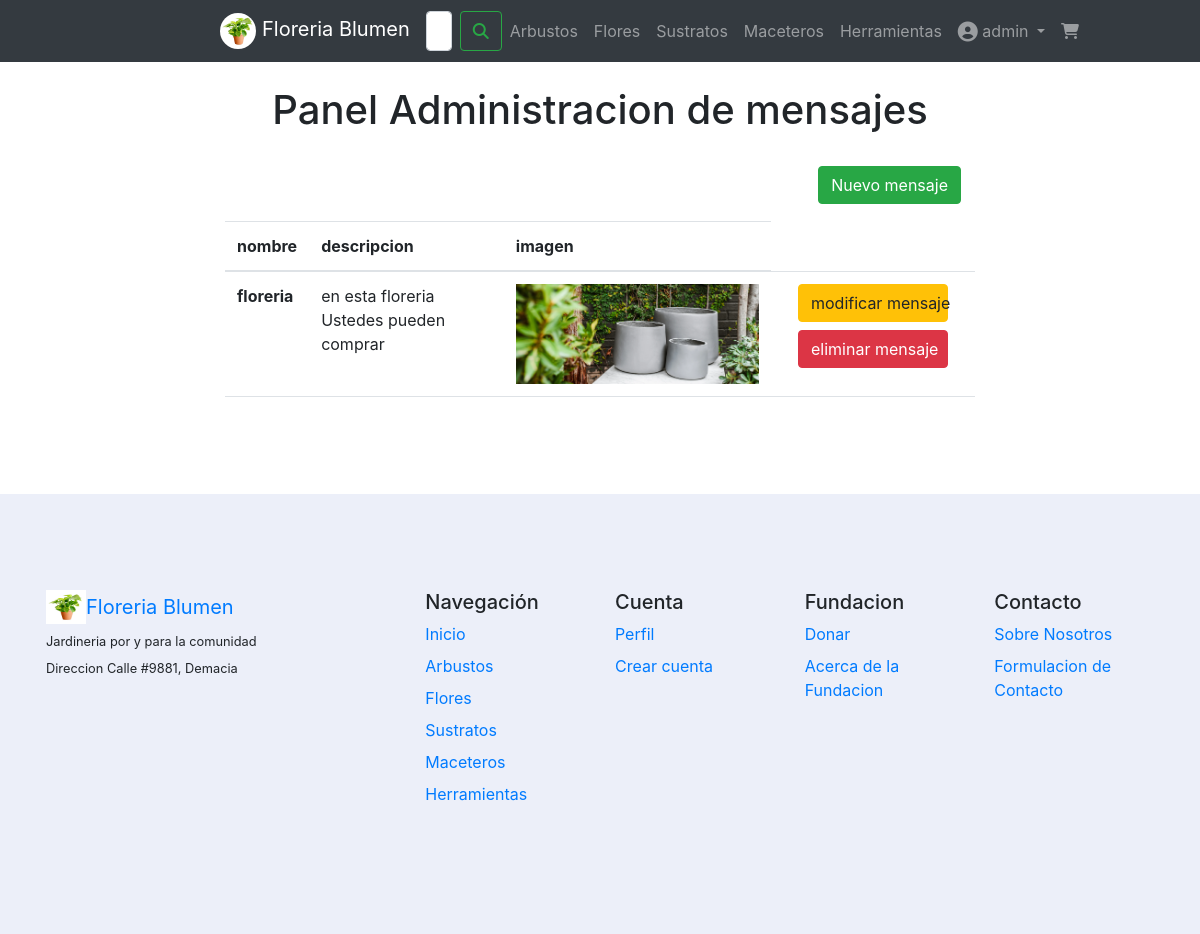
/menumensajes/ (signed in), run on the app's committed database.
### core/models.py (models this page shows, shortened)
class Mensaje(models.Model):
    imagen = models.ImageField(upload_to="mensajes", blank=True, null=True)
    nombre = models.CharField(max_length = 50)
    descripcion = models.CharField(max_length = 150)
    creado_en = models.DateField()
    modificado_en = models.DateField(blank=True, null=True)

### core/views.py (the view)
# urls.py: path('menumensajes/', menumensajes, name="menumensajes"),
@login_required
def menumensajes(request):
    if request.user.username != 'admin':
        return redirect('index')
    productos = Mensaje.objects.all()
    page = request.GET.get('page', 1) # OBTENEMOS LA VARIABLE DE LA URL, SI NO EXISTE NADA DEVUELVE 1
    try:
        paginator = Paginator(productos, 7)
        productos = paginator.page(page)
    except:
        raise Http404
    data = {
        'listaProductos': productos,
        'paginator': paginator
    }
    return render(request, 'core/crudmensajes/menumensajes.html', data)

### core/templates/core/crudmensajes/menumensajes.html (shortened to what this page needs)
{% extends 'core/base.html' %}
{% load static %}
{% load humanize %}
{% block contenido %}
<div class="container-fluid">
    <div class="row">
        <div class="col-2"></div>
    <div class="col-8" style="text-align: center;">
        <br>
        <h1>Panel Administracion de mensajes</h1>
        <br>
        <a href="{% url 'agregarm' %}" class="btn btn-success mb-3 me-4" style="float: right;">Nuevo mensaje</a>
    </div>
    <div class="col-2"></div>
    </div>
</div>
<div class="container-fluid">
    <div class="row-cols-auto ">
        <div class="col-2 "></div>
            <div class="col-8 container">
                    <table class="table table-responsive-sm">
                        <thead>
                          <tr>
                            <th scope="col">nombre</th>
                            <th scope="col">descripcion</th>
                            <th scope="col">imagen</th>
                          </tr>
                        </thead>
                        <tbody>
                            {% for aux in listaProductos %}
                            <tr>
                                    <th scope="row">{{ aux.nombre }}</th>
                                    <td>{{ aux.descripcion }}</td>
                                    <td style="text-align: center;">{% if aux.imagen %}
                                            <img src="{{ aux.imagen.url }}" alt="Card image" style="height: 100px; text-align: center;"></td>
                                        {% else %}
                                            <img src="{% static 'core/img/logo.jpg' %}" alt="Sin imagen" style="height: 100px;">
                                            <h6 style="">No imagen</h6>
                                        {% endif %}
                                    <td>
                                        <div class="container">
                                            <a href="{% url 'modificarm' aux.id %}" class="btn btn-warning mb-2 " style="width: 150px;">modificar mensaje</a>
                                            <br>
                                            <a href="#" onclick="eliminarMensaje({{ aux.id }})" class="btn btn-danger " style="width: 150px;">eliminar mensaje</a>
                                        </div>
                                    </td>
                            </tr>
                                {% endfor %}
                        </tbody>
                      </table>
        </div>
    </div>
</div>
<div class="container-fluid p-3">
    <div class="row">
        <div class="col-2 d-none d-lg-block"></div>
        <div class="col-8" style="align-content: center;">
        </div>
        <div class="col-2 d-none d-lg-block "></div>
    </div>
</div>
{% endblock contenido %}

### core/templates/core/base.html (shortened to what this page needs)
{% load static %}
<!DOCTYPE html>
<html lang="en">
<head>
    <link href="https://cdn.jsdelivr.net/npm/bootstrap@5.2.3/dist/css/bootstrap.min.css" rel="stylesheet">
    <link rel="stylesheet" href="{% static 'core/css/styles.css' %}">
    <link rel="stylesheet" href="https://maxcdn.bootstrapcdn.com/bootstrap/4.0.0/css/bootstrap.min.css">
    <link rel="stylesheet" href="https://stackpath.bootstrapcdn.com/bootstrap/4.0.0/js/bootstrap.bundle.min.js">
    <link rel="stylesheet" href="https://cdnjs.cloudflare.com/ajax/libs/jquery/3.2.1/jquery.min.js">
    <link rel="stylesheet" href="https://cdnjs.cloudflare.com/ajax/libs/font-awesome/6.4.0/css/all.min.css"
 />
</head>
<body>
    <nav class="navbar navbar-expand-md bg-body-tertiary navbar-dark bg-dark sticky-top">
        <div class="container-fluid" style="padding-left: 17.5%; padding-right: 17.5%;">
            <a class="navbar-brand" href="{% url 'index' %}">
                <img src="{% static 'core/img/logo.jpg' %}" alt="Logo" width="36" height="36"
                class="rounded-pill align-text-center text-light">
                 Floreria Blumen
            </a>
            <div class="collapse navbar-collapse" id="navbarSupportedContent">
                <ul class="navbar-nav ms-auto mb-2 mb-lg-0">
                    <form class="d-flex" role="search">
                        <input class="form-control me-2" type="search" placeholder="Buscar" aria-label="Search">
                        <button class="btn btn-outline-success" type="submit">
                            <i class="fa-solid fa-magnifying-glass"></i></button>
                    </form>
                    <li class="nav-item">
                        <a class="nav-link" href="{% url 'arbustos' %}">Arbustos</a>
                    </li>
                    <li class="nav-item">
                        <a class="nav-link" href="{% url 'flores' %}">Flores</a>
                    </li>
                    <li class="nav-item">
                        <a class="nav-link" href="{% url 'sustratos' %}">Sustratos</a>
                    </li>
                    <li class="nav-item">
                        <a class="nav-link" href="{% url 'macetas' %}">Maceteros</a>
                    </li>
                    <li class="nav-item">
                        <a class="nav-link" href="{% url 'herramientas' %}">Herramientas</a>
                    </li>
                    <li class="nav-item dropdown">
                        <a class="nav-link dropdown-toggle" href="#" role="button" data-bs-toggle="dropdown"
                            aria-expanded="false">
                            {% if user.is_authenticated %}
                                <i class="fa-solid fa-circle-user fa-lg"></i> {{user.username}} </a>
                            {% else %}
                                <i class="fa-solid fa-circle-user fa-lg"></i> Cuenta </a>
                            {% endif %}
                    </li>
                    <li class="nav-item">
                        <a class="nav-link" href="{% url 'carrito' %}"><i class="fa-solid fa-cart-shopping"></i></a>
                    </li>
                </ul>
            </div>
        </div>
    </nav>
    {% block contenido %}
    {% endblock %}
     <footer class="bd-footer py-4 py-md-5 mt-5 bg-body-tertiary" style="background-color: hsl(225, 50%, 95%); ">
        <div class="container py-4 py-md-5 px-4 px-md-3 text-body-secondary">
            <div class="row">
                <div class="col-lg-3 mb-3">
                    <a class="d-inline-flex align-items-center mb-2 text-body-emphasis text-decoration-none" href="/"
                        aria-label="Bootstrap">
                        <img src="{% static 'core/img/logo.jpg' %}" alt="" width="40" height="34" class="d-inline-block align-text-bottom">
                        <span class="fs-5">Floreria Blumen</span>
                    </a>
                    <ul class="list-unstyled small">
                        <li class="mb-2">Jardineria por y para la comunidad</li>
                        <li class="mb-2">Direccion Calle #9881, Demacia</li>
                    </ul>
                </div>
                <div class="col-6 col-lg-2 offset-lg-1 mb-3">
                    <h5>Navegación</h5>
                    <ul class="list-unstyled">
                        <li class="mb-2"><a href="{% url 'index' %}">Inicio</a></li>
                        <li class="mb-2"><a href="{% url 'arbustos' %}">Arbustos</a></li>
                        <li class="mb-2"><a href="{% url 'flores' %}">Flores</a></li>
                        <li class="mb-2"><a href="{% url 'sustratos' %}">Sustratos</a></li>
                        <li class="mb-2"><a href="{% url 'macetas' %}">Maceteros</a></li>
                        <li class="mb-2"><a href="{% url 'herramientas' %}">Herramientas</a></li>
                    </ul>
                </div>
                <div class="col-6 col-lg-2 mb-3">
                    <h5>Cuenta</h5>
                    <ul class="list-unstyled">
                        <li class="mb-2"><a href="{% url 'perfil' %}">Perfil</a></li>
                        <li class="mb-2"><a href="">Crear cuenta</a></li>
                    </ul>
                </div>
                <div class="col-6 col-lg-2 mb-3">
                    <h5>Fundacion</h5>
                    <ul class="list-unstyled">
                        <li class="mb-2"><a href="{% url 'subscripcion' %}">Donar</a></li>
                        <li class="mb-2"><a href="">Acerca de la Fundacion</a></li>
                    </ul>
                </div>
                <div class="col-6 col-lg-2 mb-3">
                    <h5>Contacto</h5>
                    <ul class="list-unstyled">
                        <li class="mb-2"><a href="">Sobre Nosotros</a></li>
                        <li class="mb-2"><a href="">Formulacion de Contacto</a></li>
                    </ul>
                </div>
            </div>
        </div>
    </footer>
</body>
</html>

### core/static/core/css/styles.css (style rules this page uses)
body { background-image: url(); background-size: cover; background-repeat: no-repeat; background-attachment: fixed; }
a { color: rgb(52, 223, 18); }

### data on the page
Mensaje: nombre "floreria", descripcion "en esta floreria Ustedes pueden comprar", imagen (picture)

### other printed values
{{ user.username }} "admin"
